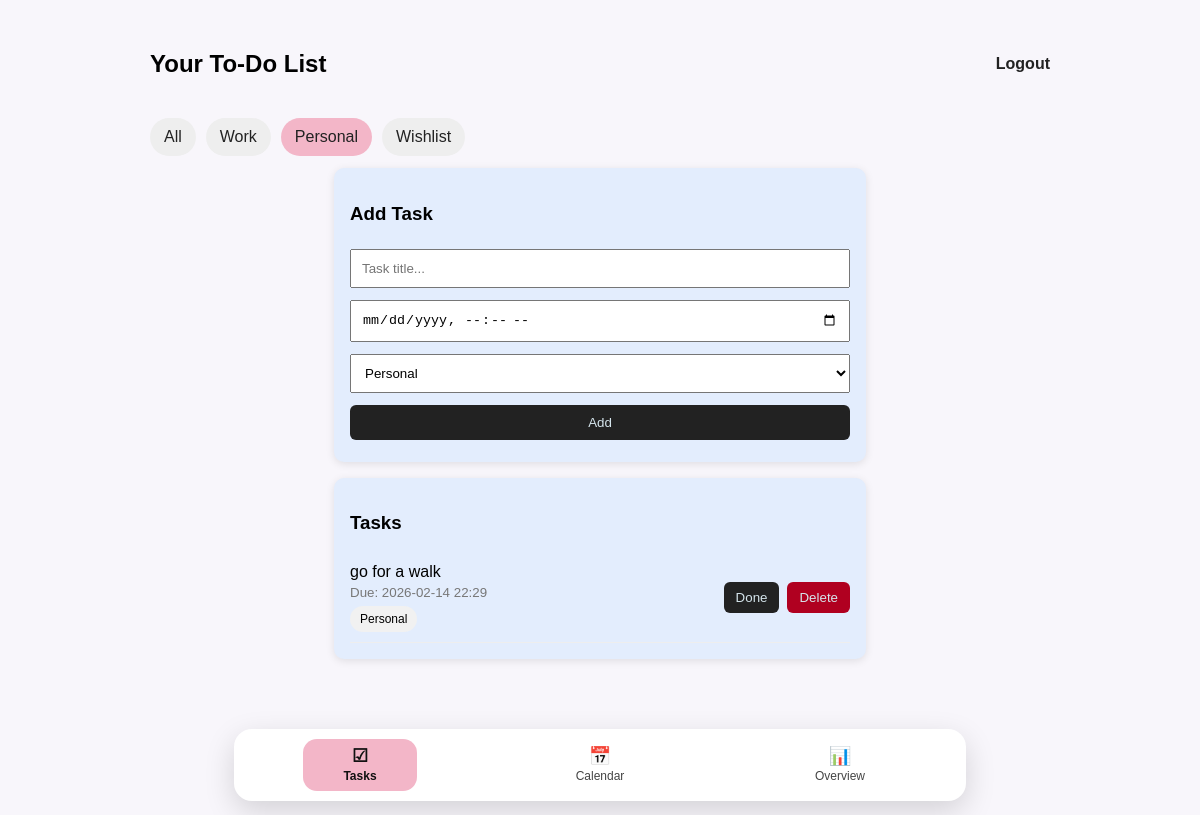
The page /dashboard?cat=Personal (signed in) on the database its author committed.
### tables this page shows
CREATE TABLE todos(
        id INTEGER PRIMARY KEY AUTOINCREMENT,
        user_id INTEGER NOT NULL,
        title TEXT NOT NULL,
        due_date TEXT,
        is_done INTEGER DEFAULT 0,
        created_at TEXT DEFAULT CURRENT_TIMESTAMP, category TEXT DEFAULT 'Personal',
        FOREIGN KEY(user_id) REFERENCES users(id)
    );

### app.py (the view, shortened to what this page needs)
@app.route("/dashboard", methods=["GET", "POST"])
def dashboard():
    if "user_id" not in session:
        return redirect("/login")
    user_id = session["user_id"]
    cat = request.args.get("cat", "All")
    allowed = {"All", "Work", "Personal", "Wishlist"}
    if cat not in allowed:
        cat = "All"
    now_str = datetime.now().strftime("%Y-%m-%d %H:%M")
    conn = db()
    base_query = """
        SELECT * FROM todos
        WHERE user_id=?
    """
    params = [user_id]
    if cat != "All":
        base_query += " AND category=?"
        params.append(cat)
    base_query += """
        ORDER BY
            is_done ASC,
            CASE
                WHEN is_done = 0 AND due_date IS NOT NULL AND due_date < ? THEN 0
                WHEN is_done = 0 AND due_date IS NOT NULL THEN 1
                WHEN is_done = 0 AND due_date IS NULL THEN 2
                ELSE 3
            END,
            due_date ASC,
            created_at DESC
    """
    params.append(now_str)
    todos = conn.execute(base_query, params).fetchall()
    conn.close()
    return render_template("dashboard.html", todos=todos, now=now_str, cat=cat, active_page="tasks")

### app.py (called while the page is built)
def db():
    conn = sqlite3.connect(DB_NAME)
    conn.row_factory = sqlite3.Row
    return conn

### templates/dashboard.html (shortened to what this page needs)
<!DOCTYPE html>
<html>
<head>
  <link rel="stylesheet" href="/static/style.css">
</head>
<body>
 <div class="topbar">
  <h2>Your To-Do List</h2>
  <a class="link" href="/logout">Logout</a>
</div>
  <div class="tabs">
    <a class="tab {% if cat=='All' %}active{% endif %}" href="/dashboard?cat=All">All</a>
    <a class="tab {% if cat=='Work' %}active{% endif %}" href="/dashboard?cat=Work">Work</a>
    <a class="tab {% if cat=='Personal' %}active{% endif %}" href="/dashboard?cat=Personal">Personal</a>
    <a class="tab {% if cat=='Wishlist' %}active{% endif %}" href="/dashboard?cat=Wishlist">Wishlist</a>
  </div>
  <div class="card">
    <h3>Add Task</h3>
    <form method="POST" action="/dashboard?cat={{cat}}">
      <input name="title" placeholder="Task title..." required>
      <input name="due_date" type="datetime-local">
      <select name="category" required>
        <option value="Personal" selected>Personal</option>
      </select>
      <button type="submit">Add</button>
    </form>
  </div>
  <div class="card">
    <h3>Tasks</h3>
    <ul class="todo-list">
      {% for t in todos %}
        <li class="todo-item">
          <div>
            <span class="{% if t['is_done'] == 1 %}done{% endif %}">{{ t['title'] }}</span>
            {% if t['due_date'] %}
              <small class="muted">Due: {{ t['due_date'] }}</small>
            {% endif %}
            <div><small class="pill">{{ t['category'] }}</small></div>
          </div>
          <div class="actions">
            <form method="POST" action="/toggle/{{t['id']}}">
              <button type="submit">{% if t['is_done'] == 1 %}Undo{% else %}Done{% endif %}</button>
            </form>
            <form method="POST" action="/delete/{{t['id']}}">
              <button class="danger" type="submit">Delete</button>
            </form>
          </div>
        </li>
      {% endfor %}
    </ul>
  </div>
{% include "_bottom_nav.html" %}
</body>
</html>

### static/style.css (style rules this page uses)
body { font-family: Arial, sans-serif; margin: 30px; background: #f8f6fb; padding-bottom: 110px; }
.card { background: rgb(227, 237, 253); padding: 16px; border-radius: 10px; max-width: 500px; margin: 0 auto 16px auto; box-shadow: 0 2px 8px rgba(0,0,0,0.1); }
input, button, select { padding: 10px; margin: 6px 0; width: 100%; box-sizing: border-box; }
button { background: #222; color: rgb(213, 229, 236); border: none; border-radius: 6px; cursor: pointer; }
button.danger { background: #b00020; }
.topbar { display: flex; align-items: center; justify-content: space-between; width: 95%; max-width: 900px; margin: 0 auto 20px; }
.link { text-decoration: none; color: #222; font-weight: bold; }
.tabs { display: flex; gap: 10px; width: 95%; max-width: 900px; margin: 0 auto 12px; }
.tab { padding: 10px 14px; border-radius: 999px; background: #eee; text-decoration: none; color: #222; }
.tab.active { background: #f3b6c8; }
.pill { display: inline-block; padding: 6px 10px; border-radius: 999px; background: #f1f1f1; font-size: 12px; margin-top: 6px; }
.todo-list { list-style: none; padding: 0; margin: 0; }
.todo-item { display: flex; justify-content: space-between; align-items: center; padding: 10px 0; border-bottom: 1px solid #eee; gap: 12px; }
.actions { display: flex; gap: 8px; }
.actions form { margin: 0; }
.actions button { width: auto; padding: 8px 12px; }
.muted { display: block; color: #777; margin-top: 4px; }

### rows shown on the page
todos: title "go for a walk", due_date "2026-02-14 22:29", category "Personal", is_done "Done"
